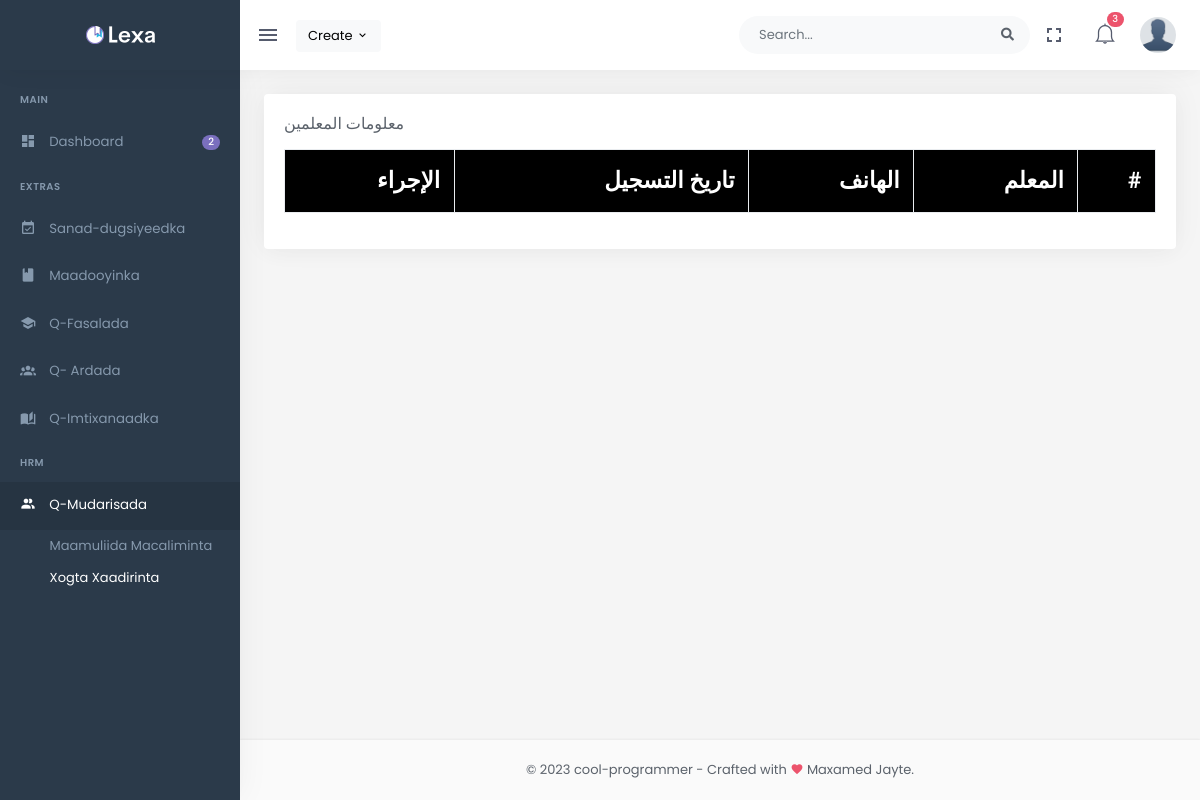
The app's page /manage-teachers/, older data.
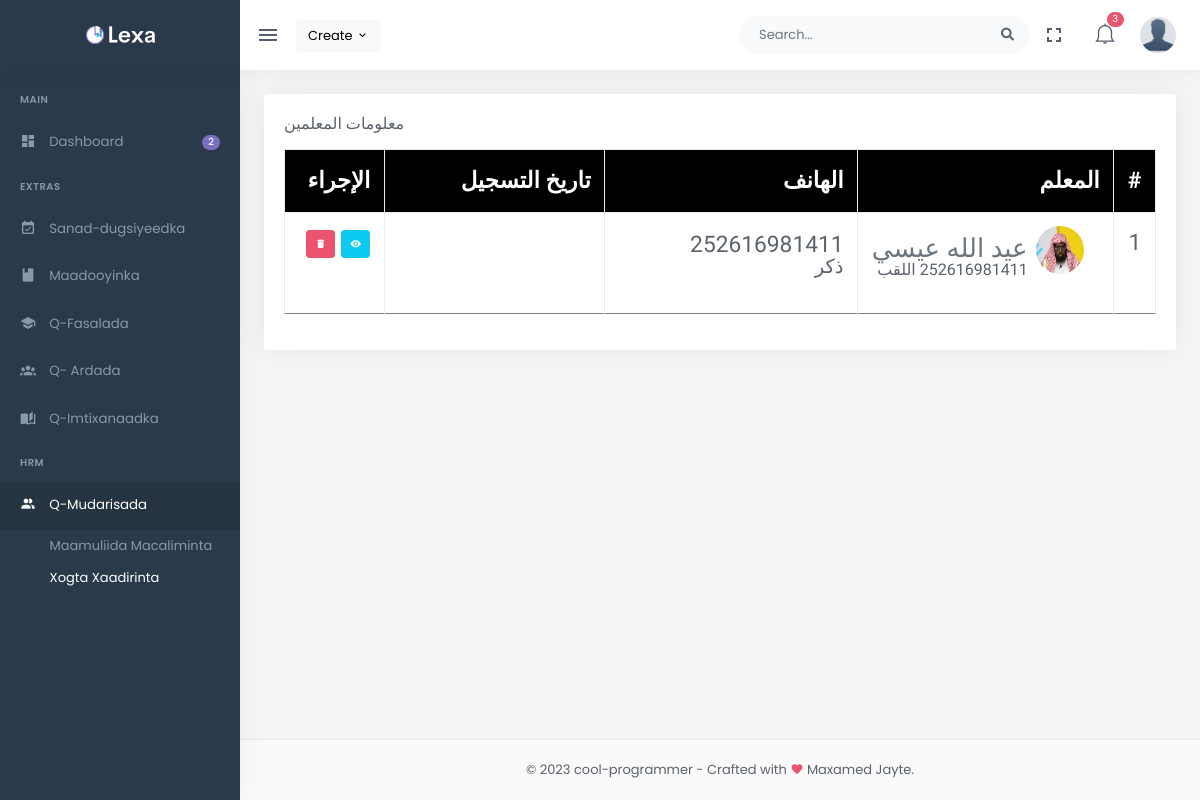
The same page, newer data.
### api/models.py (models this page shows, shortened)
class Teachers(models.Model):
    name=models.CharField(max_length=255)
    gender=models.CharField(default='ذكر',max_length=10)
    salary=models.IntegerField(null=True,blank=True)
    image=models.ImageField(upload_to='images/teachers',null=True,blank=True)
    phone=models.CharField(max_length=14,null=True,blank=True)
    title=models.CharField(max_length=255,null=True,blank=True)
    status=models.BooleanField(default=True)
    dateRegistred=models.DateField(null=True,blank=True)
    educatingClasses=models.ManyToManyField(Classe,null=True,blank=True)
    educatingSubjects=models.ManyToManyField(Subject,null=True,blank=True)
    educationLevel=models.CharField(max_length=255,null=True,blank=True)

### admin_panel/views.py (the view)
# urls.py: path('manage-teachers/',views.manageTeachers),
def manageTeachers(request):
    teachers=Teachers.objects.all()
    return render(request,'reg-manage/manage-teachers.html',{"teachers":teachers})

### templates/reg-manage/manage-teachers.html (shortened to what this page needs)
{% extends 'base-datatable.html' %}
{% load static %}
{% block content %}
<div class="row">
    <div class="col-12">
        <div class="card">
            <div style="font-family: 'Lateef', serif;font-size: large;" class="card-body">
                <h4 class="card-title">معلومات المعلمين</h4>
                <table dir="rtl" id="datatable" class="table table-bordered table-nowrap table-hover dt-responsive nowrap"
                    style="border-collapse: collapse; border-spacing: 0; width: 100%;">
                    <thead class="fs-3"
                        style="color: white;background-color:black;font-family: 'Lateef', serif;font-size: large;">
                        <tr>
                            <th >#</th>
                            <th>المعلم</th>
                            <th>الهانف</th>
                            <th> تاريخ التسجيل </th>
                            <th>الإجراء</th>
                        </tr>
                    </thead style="font-family: 'Lateef', serif;font-size: large;">
                    <tbody class="fs-3">
                        {% for teacher in teachers %}
                        <tr style="border-bottom: 1px solid grey;" class="m-0 p-9">
                            <td width="10px">{{teacher.id}}</td>
                            <td>
                                    <div class="inbox-item-img float-end me-3 ms-2">
                                        {% if teacher.image %}
                                        <img src="{{teacher.image.url}}"
                                            class="avatar-sm rounded-circle" alt="">
                                        {% else %}
                                        <img src="{% static "images/student-im.png" %}"
                                            class="avatar-sm rounded-circle" alt="">
                                        {% endif %}
                                        </div>
                                    <p style="margin-bottom: -10px;font-weight: 500" class="inbox-item-text text-muted mb-0 fs-2">{{teacher.name}}</p>
                                    <h6 style="margin-top: -10px;" class="inbox-item-author mb-0 font-size-16">{{teacher.title}}</h6>
                            </td>
                            <td>
                                <p style="margin-bottom: -10px;" class="fs-3 " >{{teacher.phone}}</p>
                                <p style="margin-top: -15px;" class="fs-4">{{teacher.gender}}</p>
                            </td>
                            <td>{{student.registredDate}}</td>
                            <td width="100px">
                                <div onclick="window.location.href = `/teacher-detail/{{teacher.pk}}/{{teacher.name}}/`" class="btn btn-info btn-sm btn-hover">
                                    <i class="mdi mdi-eye"></i>
                                </div>
                                <div onclick="delete_subject('{{teacher.id}}')"
                                    class="btn btn-danger text-white btn-sm btn-hover">
                                    <i class="mdi mdi-delete"></i>
                                </div>
                            </td>
                        </tr>
                        {% endfor %}
                    </tbody>
                </table>
            </div>
        </div>
    </div>
</div>
{% endblock %}

Row changes from the older to the newer data that the page shows:
added Teachers: id "1", image (picture), name "عيد الله عيسي", title "252616981411 اللقب", phone "252616981411", gender "ذكر"
